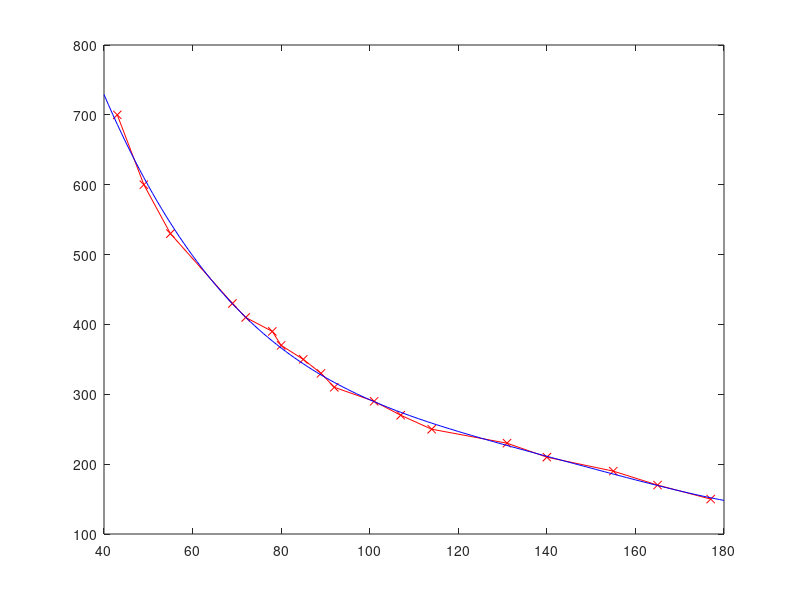

MATLAB code for this plot:
# For ARM on ground
# distance = [160 200 250 275 300 350 400 450];
# boxX = [305 215 157 140 125 105 90 85];

distance = [150 170 190 210 230 250 270 290 310 330 350 370 390 410 430 530 600 700];
boxX =     [177 165 155 140 131 114 107 101 92  89  85  80  78  72  69  55  49  43];
plot(boxX, distance,'-brx')
hold on;
# coeff = polyfit(boxX,distance,2);
# x = 80:350;
# y = coeff(1)*(x.^2) + coeff(2)*x + coeff(3);
# coeff = polyfit(boxX,distance,3);
# x = 80:350;
# y = coeff(1)*(x.^3) + coeff(2)*(x.^2) + coeff(3)*x + coeff(4);
# coeff = polyfit(boxX,distance,4)
# x = 80:350;
# y = coeff(1)*(x.^4) + coeff(2)*(x.^3) + coeff(3)*(x.^2) + coeff(4)*x + coeff(5)
# coeff = polyfit(boxX,distance,7)
# x = 80:350;
# y = coeff(1)*(x.^7) + coeff(2)*(x.^6) + coeff(3)*(x.^5) + coeff(4)*(x.^4) + coeff(5)*(x.^3) + coeff(6)*(x.^2) + coeff(7)*x + coeff(8)
# coeff1 = polyfit(boxX(1:3),distance(1:3),3);
# x1 = 157:350;
# y1 = coeff1(1)*(x1.^3) + coeff1(2)*(x1.^2) + coeff1(3)*x1 + coeff1(4);
# # y1 = coeff1(1)*(x1.^4) + coeff1(2)*(x1.^3) + coeff1(3)*(x1.^2) + coeff1(4)*x1 + coeff1(5);
# coeff2 = polyfit(boxX(3:8),distance(3:8),3);
# x2 = 80:157;
# y2 = coeff2(1)*(x2.^3) + coeff2(2)*(x2.^2) + coeff2(3)*x2 + coeff2(4);
# # y2 = coeff2(1)*(x2.^4) + coeff2(2)*(x2.^3) + coeff2(3)*(x2.^2) + coeff2(4)*x2 + coeff2(5);
# plot(x1,y1)
# hold on
# plot(x2,y2)

coeff = polyfit(boxX,distance,4);
x = 40:180;
y = coeff(1)*(x.^4) + coeff(2)*(x.^3) + coeff(3)*(x.^2) + coeff(4)*x + coeff(5);
plot(x,y, 'b')
